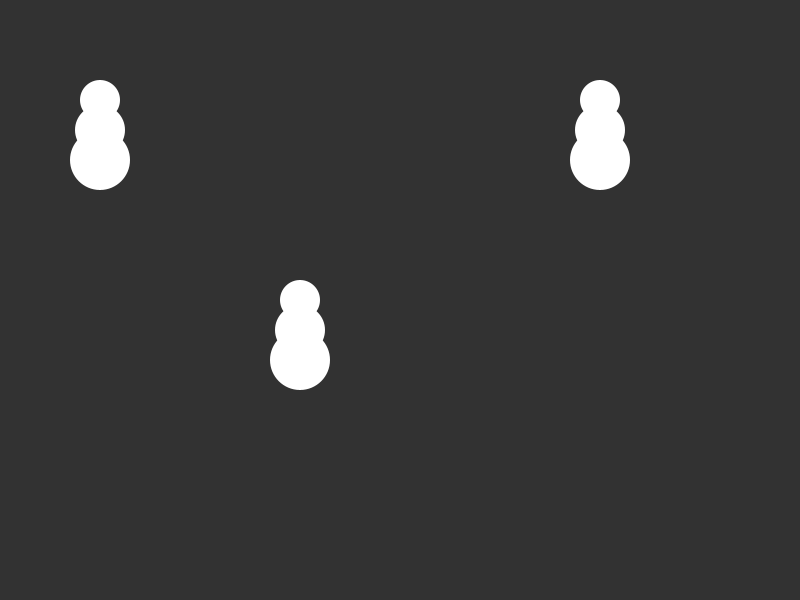
Frame 1 (no input)
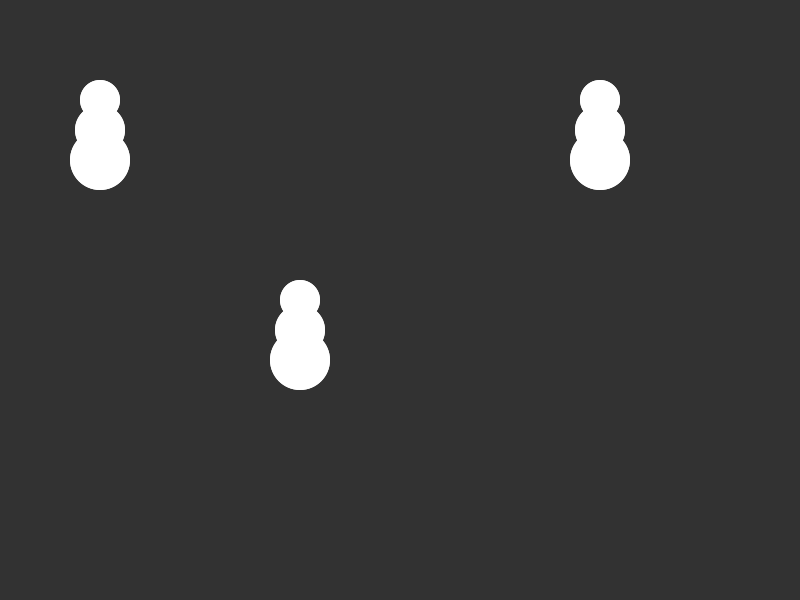
Frame 2 (the mouse pressed at the canvas centre, redrawn once)

The Processing sketch that drew these frames (run headless with seeded random() and noise(); the mouse was pressed at the canvas centre and the sketch redrawn once):

// Processing sketch: snowman
// ── snowman.pde
void setup() {
  size(800, 600);
  background(50);
  noStroke();
  noLoop(); 
}

void draw() {
  drawSnowman(100, 100);
  drawSnowman(300, 300);
  drawSnowman(600, 100);
}

void drawSnowman(float x, float y) {
  ellipse(x, y, 40, 40);
  ellipse(x, y + 30, 50, 50);
  ellipse(x, y + 60, 60, 60);
}
